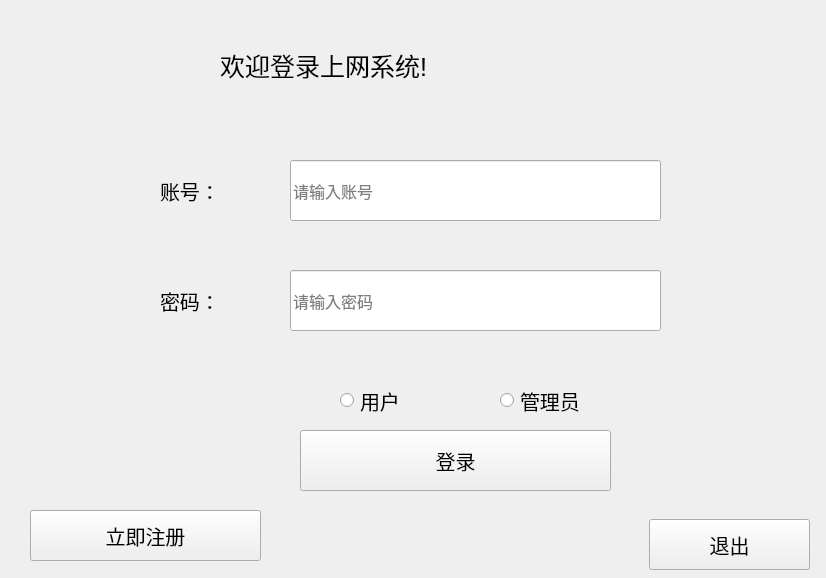
<?xml version="1.0" encoding="UTF-8"?>
<ui version="4.0">
 <class>Widget</class>
 <widget class="QWidget" name="Widget">
  <property name="geometry">
   <rect>
    <x>0</x>
    <y>0</y>
    <width>826</width>
    <height>578</height>
   </rect>
  </property>
  <property name="windowTitle">
   <string>登录界面</string>
  </property>
  <widget class="QLabel" name="label">
   <property name="geometry">
    <rect>
     <x>160</x>
     <y>150</y>
     <width>131</width>
     <height>81</height>
    </rect>
   </property>
   <property name="font">
    <font>
     <pointsize>15</pointsize>
    </font>
   </property>
   <property name="text">
    <string>账号：</string>
   </property>
  </widget>
  <widget class="QLabel" name="label_2">
   <property name="geometry">
    <rect>
     <x>160</x>
     <y>270</y>
     <width>91</width>
     <height>61</height>
    </rect>
   </property>
   <property name="font">
    <font>
     <pointsize>15</pointsize>
    </font>
   </property>
   <property name="text">
    <string>密码：</string>
   </property>
  </widget>
  <widget class="QLabel" name="label_3">
   <property name="geometry">
    <rect>
     <x>220</x>
     <y>30</y>
     <width>431</width>
     <height>71</height>
    </rect>
   </property>
   <property name="font">
    <font>
     <pointsize>19</pointsize>
    </font>
   </property>
   <property name="text">
    <string>欢迎登录上网系统!</string>
   </property>
  </widget>
  <widget class="QLineEdit" name="lineEdit">
   <property name="geometry">
    <rect>
     <x>290</x>
     <y>160</y>
     <width>371</width>
     <height>61</height>
    </rect>
   </property>
   <property name="font">
    <font>
     <pointsize>12</pointsize>
    </font>
   </property>
   <property name="placeholderText">
    <string>请输入账号</string>
   </property>
  </widget>
  <widget class="QLineEdit" name="lineEdit_2">
   <property name="geometry">
    <rect>
     <x>290</x>
     <y>270</y>
     <width>371</width>
     <height>61</height>
    </rect>
   </property>
   <property name="font">
    <font>
     <pointsize>12</pointsize>
    </font>
   </property>
   <property name="focusPolicy">
    <enum>Qt::ClickFocus</enum>
   </property>
   <property name="echoMode">
    <enum>QLineEdit::PasswordEchoOnEdit</enum>
   </property>
   <property name="placeholderText">
    <string>请输入密码</string>
   </property>
  </widget>
  <widget class="QPushButton" name="pushButton">
   <property name="geometry">
    <rect>
     <x>30</x>
     <y>510</y>
     <width>231</width>
     <height>51</height>
    </rect>
   </property>
   <property name="font">
    <font>
     <pointsize>15</pointsize>
    </font>
   </property>
   <property name="focusPolicy">
    <enum>Qt::NoFocus</enum>
   </property>
   <property name="text">
    <string>立即注册</string>
   </property>
  </widget>
  <widget class="QPushButton" name="pushButton_2">
   <property name="geometry">
    <rect>
     <x>300</x>
     <y>430</y>
     <width>311</width>
     <height>61</height>
    </rect>
   </property>
   <property name="font">
    <font>
     <pointsize>15</pointsize>
    </font>
   </property>
   <property name="focusPolicy">
    <enum>Qt::NoFocus</enum>
   </property>
   <property name="text">
    <string>登录</string>
   </property>
  </widget>
  <widget class="QRadioButton" name="radioButton">
   <property name="geometry">
    <rect>
     <x>340</x>
     <y>380</y>
     <width>131</width>
     <height>41</height>
    </rect>
   </property>
   <property name="font">
    <font>
     <pointsize>15</pointsize>
    </font>
   </property>
   <property name="text">
    <string>用户</string>
   </property>
  </widget>
  <widget class="QRadioButton" name="radioButton_2">
   <property name="geometry">
    <rect>
     <x>500</x>
     <y>380</y>
     <width>161</width>
     <height>41</height>
    </rect>
   </property>
   <property name="font">
    <font>
     <pointsize>15</pointsize>
    </font>
   </property>
   <property name="text">
    <string>管理员</string>
   </property>
  </widget>
  <widget class="QPushButton" name="pushButton_3">
   <property name="geometry">
    <rect>
     <x>649</x>
     <y>519</y>
     <width>161</width>
     <height>51</height>
    </rect>
   </property>
   <property name="font">
    <font>
     <pointsize>15</pointsize>
    </font>
   </property>
   <property name="focusPolicy">
    <enum>Qt::NoFocus</enum>
   </property>
   <property name="text">
    <string>退出</string>
   </property>
  </widget>
 </widget>
 <layoutdefault spacing="6" margin="11"/>
 <resources/>
 <connections>
  <connection>
   <sender>pushButton_3</sender>
   <signal>clicked()</signal>
   <receiver>Widget</receiver>
   <slot>close()</slot>
   <hints>
    <hint type="sourcelabel">
     <x>729</x>
     <y>544</y>
    </hint>
    <hint type="destinationlabel">
     <x>413</x>
     <y>288</y>
    </hint>
   </hints>
  </connection>
 </connections>
</ui>
